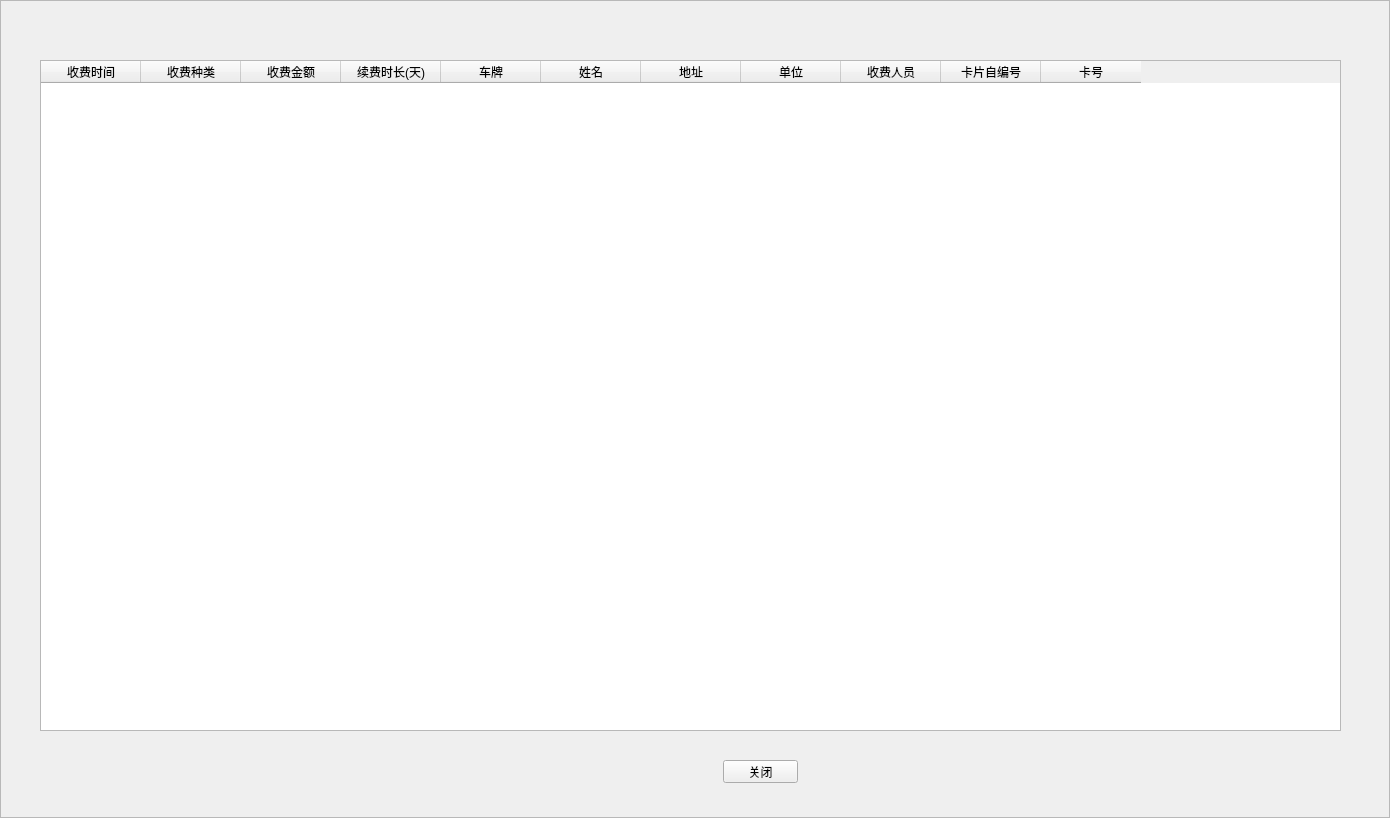
<?xml version="1.0" encoding="UTF-8"?>
<ui version="4.0">
 <class>CRenewalRecords</class>
 <widget class="QFrame" name="CRenewalRecords">
  <property name="geometry">
   <rect>
    <x>0</x>
    <y>0</y>
    <width>1390</width>
    <height>818</height>
   </rect>
  </property>
  <property name="windowTitle">
   <string>续费纪录</string>
  </property>
  <property name="styleSheet">
   <string notr="true">background-image:url(D:/WinParkUI/debug/Image/NewIcon/CommonBigBG-normal.jpg);</string>
  </property>
  <property name="frameShape">
   <enum>QFrame::StyledPanel</enum>
  </property>
  <property name="frameShadow">
   <enum>QFrame::Raised</enum>
  </property>
  <widget class="QWidget" name="widget" native="true">
   <property name="geometry">
    <rect>
     <x>40</x>
     <y>60</y>
     <width>1301</width>
     <height>731</height>
    </rect>
   </property>
   <property name="styleSheet">
    <string notr="true">background-image:url(none);</string>
   </property>
   <widget class="QTableWidget" name="tableRenewalRecord">
    <property name="geometry">
     <rect>
      <x>0</x>
      <y>0</y>
      <width>1301</width>
      <height>671</height>
     </rect>
    </property>
    <property name="styleSheet">
     <string notr="true">background-image:url(none);</string>
    </property>
    <column>
     <property name="text">
      <string>收费时间</string>
     </property>
    </column>
    <column>
     <property name="text">
      <string>收费种类</string>
     </property>
    </column>
    <column>
     <property name="text">
      <string>收费金额</string>
     </property>
    </column>
    <column>
     <property name="text">
      <string>续费时长(天)</string>
     </property>
    </column>
    <column>
     <property name="text">
      <string>车牌</string>
     </property>
    </column>
    <column>
     <property name="text">
      <string>姓名</string>
     </property>
    </column>
    <column>
     <property name="text">
      <string>地址</string>
     </property>
    </column>
    <column>
     <property name="text">
      <string>单位</string>
     </property>
    </column>
    <column>
     <property name="text">
      <string>收费人员</string>
     </property>
    </column>
    <column>
     <property name="text">
      <string>卡片自编号</string>
     </property>
    </column>
    <column>
     <property name="text">
      <string>卡号</string>
     </property>
    </column>
   </widget>
   <widget class="QPushButton" name="btnMinimalize">
    <property name="geometry">
     <rect>
      <x>683</x>
      <y>700</y>
      <width>75</width>
      <height>23</height>
     </rect>
    </property>
    <property name="styleSheet">
     <string notr="true">background-image:url(none);</string>
    </property>
    <property name="text">
     <string>关闭</string>
    </property>
   </widget>
  </widget>
  <widget class="QLabel" name="lblTitle">
   <property name="geometry">
    <rect>
     <x>30</x>
     <y>5</y>
     <width>141</width>
     <height>21</height>
    </rect>
   </property>
   <property name="font">
    <font>
     <weight>75</weight>
     <bold>true</bold>
    </font>
   </property>
   <property name="styleSheet">
    <string notr="true">background-image:url(none);
color: rgb(170, 0, 0);</string>
   </property>
   <property name="text">
    <string/>
   </property>
  </widget>
  <widget class="QLabel" name="lblClose">
   <property name="geometry">
    <rect>
     <x>1351</x>
     <y>7</y>
     <width>30</width>
     <height>15</height>
    </rect>
   </property>
   <property name="text">
    <string/>
   </property>
  </widget>
 </widget>
 <resources/>
 <connections/>
</ui>
